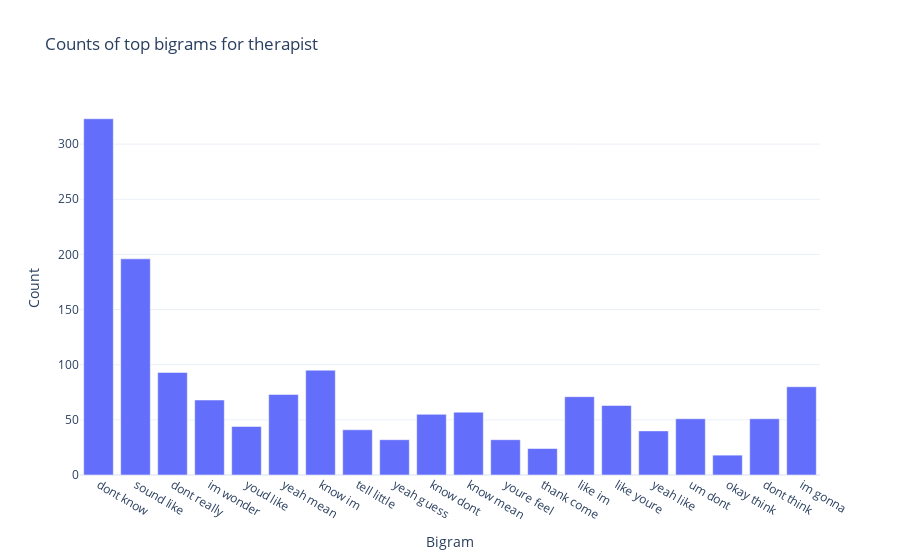
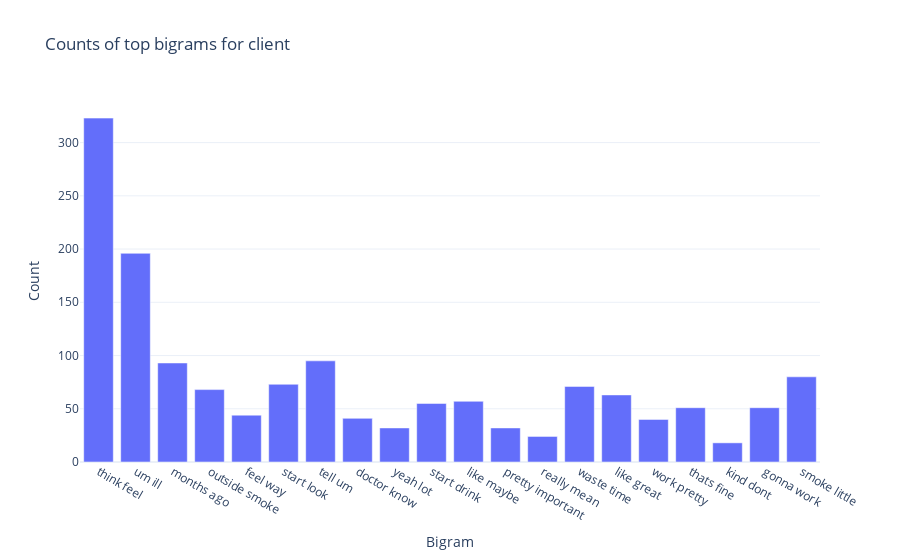

Notebook source saved alongside these figures, in order:
### Code cell
create_feature_map('therapist')
create_feature_map('client')

### Figure 1 — Plotly figure (JSON) as saved in the notebook; plotly's stock layout.template omitted (floating-point values rounded to 4 significant figures)
{"data": [{"alignmentgroup": "True", "hovertemplate": "Bigram=%{x}<br>Count=%{y}<extra></extra>", "legendgroup": "", "marker": {"color": "#636efa", "pattern": {"shape": ""}}, "name": "", "offsetgroup": "", "orientation": "v", "showlegend": false, "textposition": "auto", "type": "bar", "x": ["dont know", "sound like", "dont really", "im wonder", "youd like", "yeah mean", "know im", "tell little", "yeah guess", "know dont", "know mean", "youre feel", "thank come", "like im", "like youre", "yeah like", "um dont", "okay think", "dont think", "im gonna"], "xaxis": "x", "y": [323, 196, 93, 68, 44, 73, 95, 41, 32, 55, 57, 32, 24, 71, 63, 40, 51, 18, 51, 80], "yaxis": "y"}], "layout": {"barmode": "relative", "legend": {"tracegroupgap": 0}, "title": {"text": "Counts of top bigrams for therapist"}, "xaxis": {"anchor": "y", "domain": [0, 1], "title": {"text": "Bigram"}}, "yaxis": {"anchor": "x", "domain": [0, 1], "title": {"text": "Count"}}}}

### Figure 2 — Plotly figure (JSON) as saved in the notebook; plotly's stock layout.template omitted (floating-point values rounded to 4 significant figures)
{"data": [{"alignmentgroup": "True", "hovertemplate": "Bigram=%{x}<br>Count=%{y}<extra></extra>", "legendgroup": "", "marker": {"color": "#636efa", "pattern": {"shape": ""}}, "name": "", "offsetgroup": "", "orientation": "v", "showlegend": false, "textposition": "auto", "type": "bar", "x": ["think feel", "um ill", "months ago", "outside smoke", "feel way", "start look", "tell um", "doctor know", "yeah lot", "start drink", "like maybe", "pretty important", "really mean", "waste time", "like great", "work pretty", "thats fine", "kind dont", "gonna work", "smoke little"], "xaxis": "x", "y": [323, 196, 93, 68, 44, 73, 95, 41, 32, 55, 57, 32, 24, 71, 63, 40, 51, 18, 51, 80], "yaxis": "y"}], "layout": {"barmode": "relative", "legend": {"tracegroupgap": 0}, "title": {"text": "Counts of top bigrams for client"}, "xaxis": {"anchor": "y", "domain": [0, 1], "title": {"text": "Bigram"}}, "yaxis": {"anchor": "x", "domain": [0, 1], "title": {"text": "Count"}}}}
